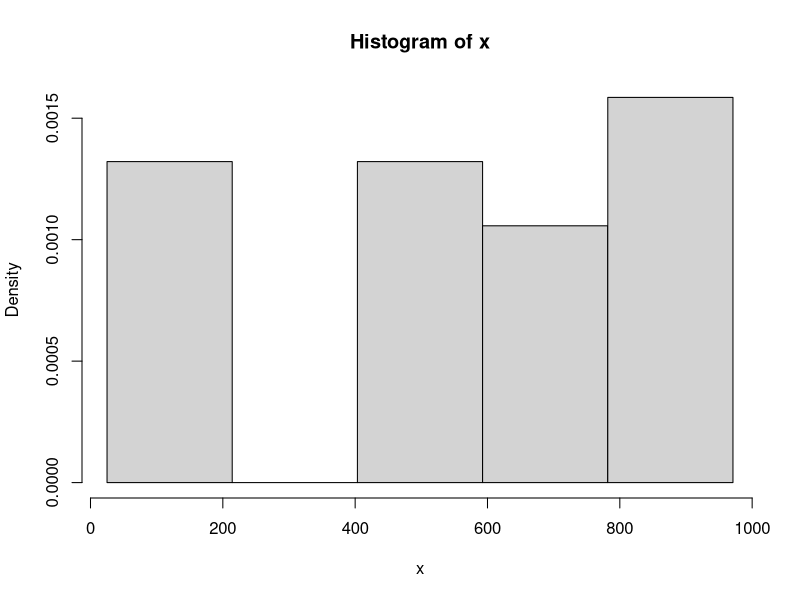
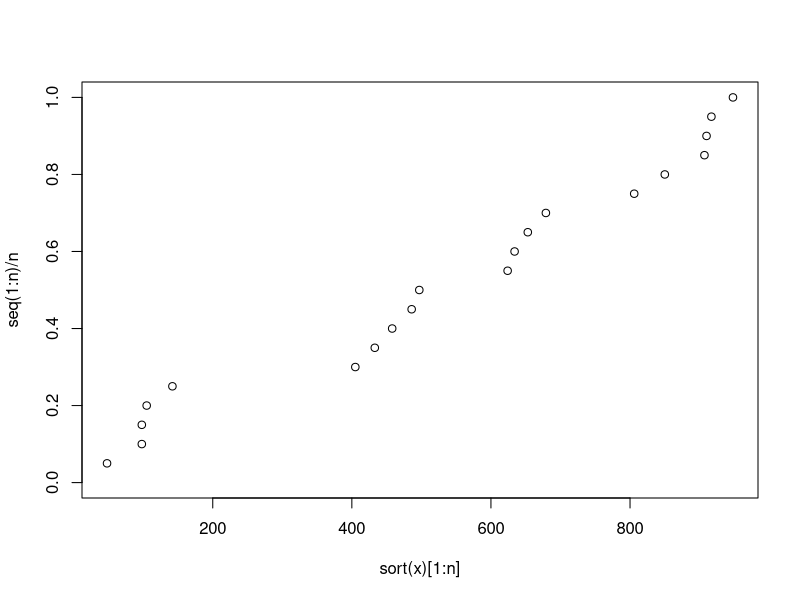
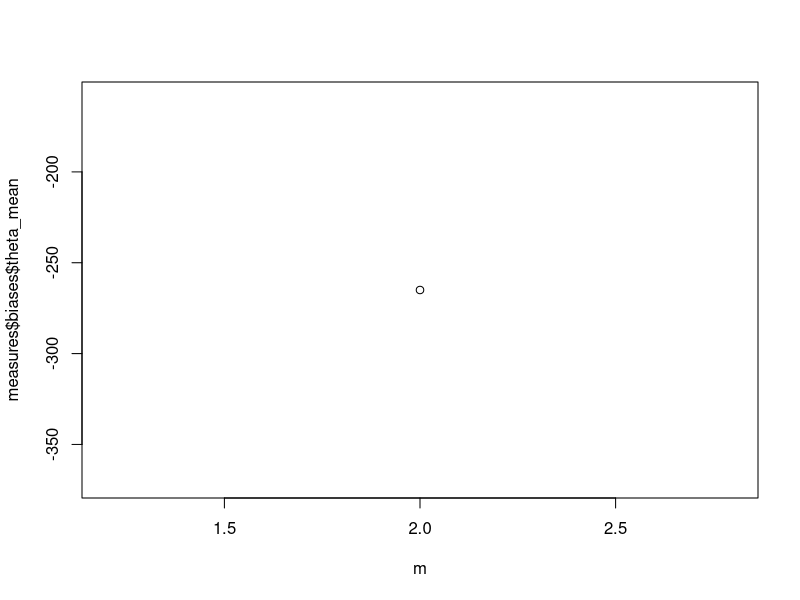
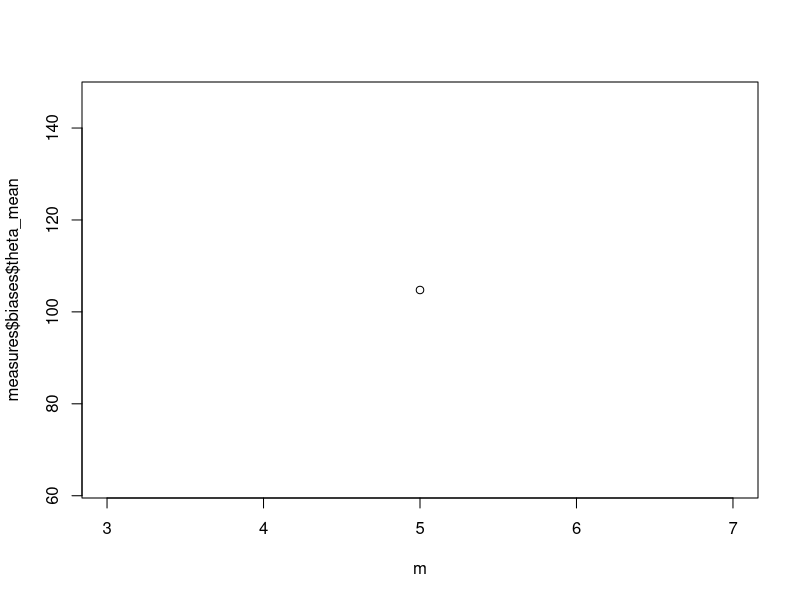
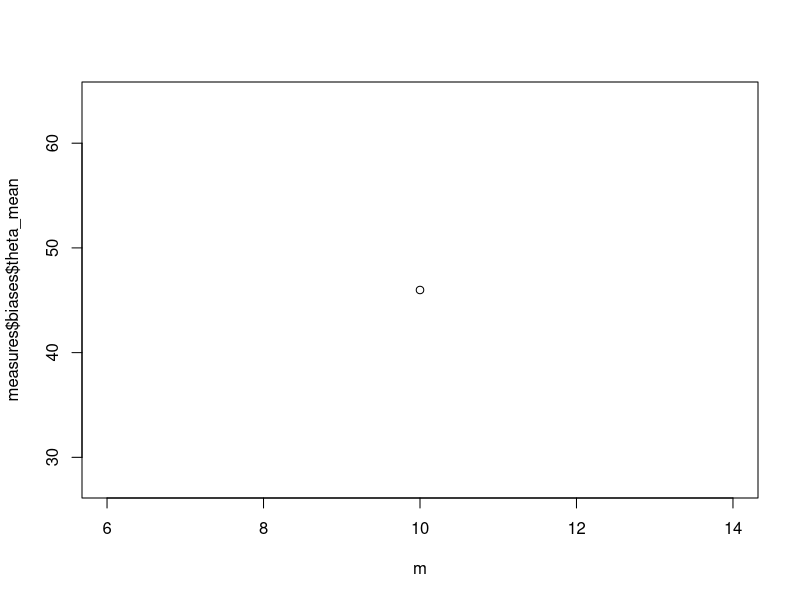
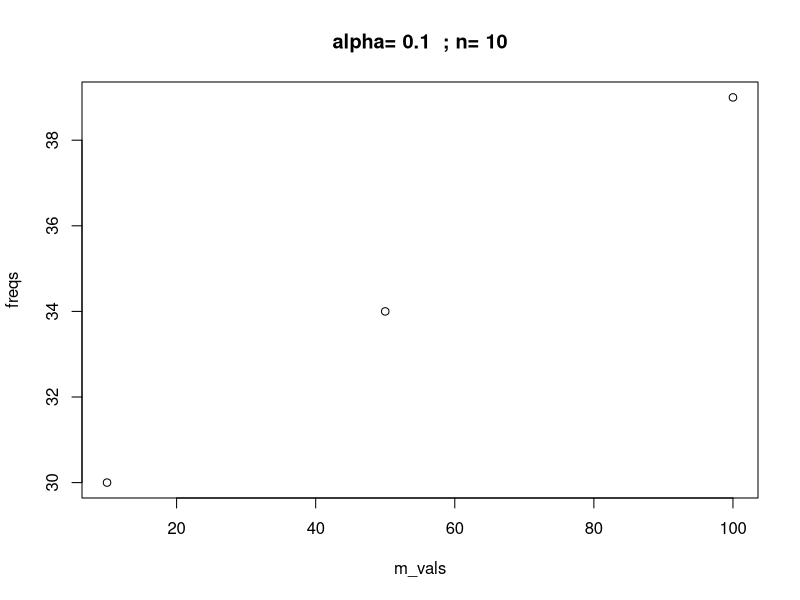
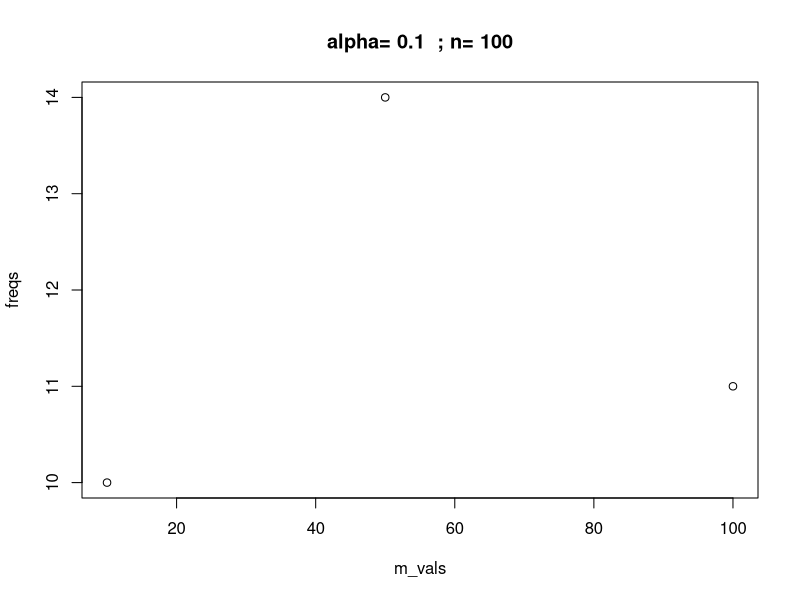
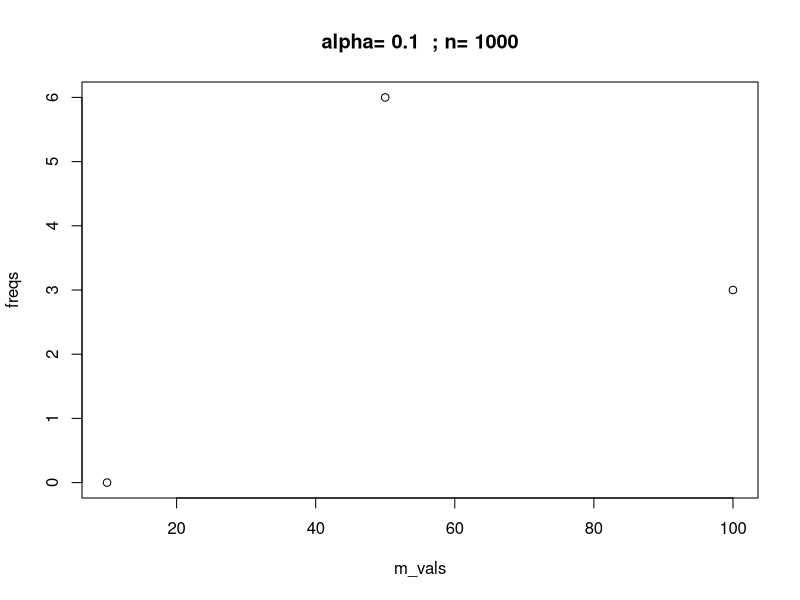

These charts were generated, in order, by the following R code:
#
# 1.7
#

# Histogramme
draw_hist <- function(x) {
  n = length(x)
  k = floor(1 + log2(n))
  x1_star = min(x)
  xn_star = max(x)
  a0 = floor(x1_star - 0.025 * (xn_star - x1_star))
  ak = ceiling(xn_star + 0.025 * (xn_star - x1_star))
  h = (ak - a0)/k
  hist(x, prob=T, breaks=seq(a0, ak, h))
}

# Estimations
get_estimates <- function(x) {
  xn_star = max(x)
  n = length(x)
  slope = lm(seq(1:n)/n ~ sort(x)[1:n])$coefficients[[2]]
  
  res = list(
    theta_mean = 2 * mean(x) - 1,
    theta_med = 2 * median(x) - 1,
    theta_max = xn_star,
    theta_graph = 1/slope,
    theta_best = (xn_star^(n+1) - (xn_star - 1)^(n+1))/(xn_star^n - (xn_star - 1)^n)
  )
  return(res)
}

question7 <- function() {
  theta = 1000
  n = 20
  x = sample(1:theta, n, replace=T)
  
  draw_hist(x)
  
  # Graphe de probabilite
  plot(sort(x)[1:n], seq(1:n)/n, ylim=c(0, 1))
  
  estimates = get_estimates(x)
}

question7()

#
# 1.8
#

bias_error_estimators <- function(n, m, theta) {
  biases = list(
    theta_mean = 0,
    theta_med = 0,
    theta_max = 0,
    theta_graph = 0,
    theta_best = 0
  )
  variances = list(
    theta_mean = 0,
    theta_med = 0,
    theta_max = 0,
    theta_graph = 0,
    theta_best = 0
  )
  errors = list(
    theta_mean = 0,
    theta_med = 0,
    theta_max = 0,
    theta_graph = 0,
    theta_best = 0
  )
  
  for(i in 1:m) {
    x = sample(1:theta, n, replace=T)
    estimates = get_estimates(x)
    
    for(name in names(biases)) {
      biases[[name]] = biases[[name]] + (estimates[[name]] - theta)/m
    }
  }
  
  for(name in names(errors)) {
    # EQM = variance + biais^2
    errors[[name]] = variances[[name]] + biases[[name]]^2
  }
  
  res = list(
    biases = biases,
    errors = errors
  )
  return(res)
}

question8 <- function() {
  m_vals = c(2, 5, 10)
  n_vals = c(10, 20, 40)
  theta = 1000
  n = 10
  
  for(m in m_vals) {
    measures = bias_error_estimators(n, m, theta)
    plot(m, measures$biases$theta_mean)
  }
}

question8()

#
# 1.10
#

is_in_conf_int <- function(theta, n, alpha) {
  x = sample(1:theta, n, replace=T)
  ualpha = qnorm(1 - alpha/2)
  theta_tilde = get_estimates(x)$theta_mean
  
  a = 3 * n^2 - ualpha^2
  b = 6 * n^2 * theta_tilde
  delta = -4 * (3 * n^2 * ualpha^2 * (1 - theta_tilde^2) - ualpha^4)
  
  return((b - sqrt(delta))/(2 * a) <= theta && theta <= (b + sqrt(delta))/(2 * a))
}

question10 <- function() {
  theta = 1000
  n_vals = c(10, 100, 1000)
  m_vals = c(10, 50, 100)
  alpha_vals = c(0.1, 0.05, 0.01)
  
  freqs = vector(length=length(m_vals))
  
  for(alpha in alpha_vals) {
    for(n in n_vals) {
      for(m_index in 1:length(m_vals)) {
        m = m_vals[m_index]
        nb_in = 0
        
        for(i in 1:m) {
          if(is_in_conf_int(theta, n, alpha)) {
            nb_in = nb_in + 1
          }
        }
        freqs[m_index] = nb_in/m * 100
      }
      
      plot(m_vals, freqs)
      title(main=paste('alpha=', toString(alpha), ' ; n=', toString(n)))
    }
  }
}

question10()
